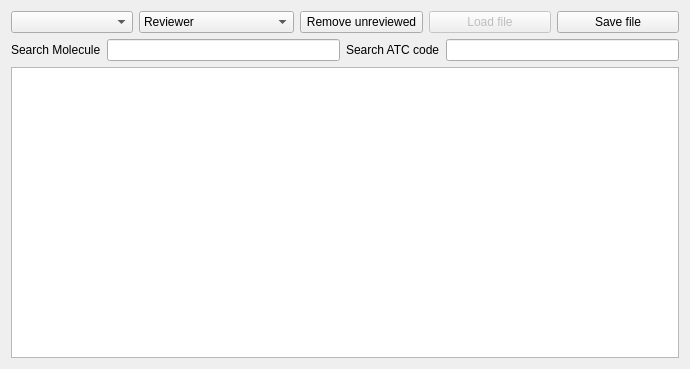
<?xml version="1.0" encoding="UTF-8"?>
<ui version="4.0">
 <class>DrugsDbCreator::MoleculeLinkerWidget</class>
 <widget class="QWidget" name="DrugsDbCreator::MoleculeLinkerWidget">
  <property name="geometry">
   <rect>
    <x>0</x>
    <y>0</y>
    <width>690</width>
    <height>369</height>
   </rect>
  </property>
  <property name="windowTitle">
   <string>Form</string>
  </property>
  <layout class="QGridLayout" name="gridLayout">
   <item row="0" column="0">
    <layout class="QHBoxLayout" name="horizontalLayout">
     <item>
      <widget class="QComboBox" name="availableDrugsDb"/>
     </item>
     <item>
      <widget class="QComboBox" name="reveiwers">
       <item>
        <property name="text">
         <string>Reviewer</string>
        </property>
       </item>
       <item>
        <property name="text">
         <string>Eric Maeker, MD (FR)</string>
        </property>
       </item>
       <item>
        <property name="text">
         <string>Jim Busser, MD (CA)</string>
        </property>
       </item>
       <item>
        <property name="text">
         <string>Graham Chui, MD (NZ)</string>
        </property>
       </item>
      </widget>
     </item>
     <item>
      <widget class="QPushButton" name="removeUnreviewed">
       <property name="text">
        <string>Remove unreviewed</string>
       </property>
      </widget>
     </item>
     <item>
      <widget class="QPushButton" name="pushButton">
       <property name="enabled">
        <bool>false</bool>
       </property>
       <property name="text">
        <string>Load file</string>
       </property>
      </widget>
     </item>
     <item>
      <widget class="QPushButton" name="saveButton">
       <property name="text">
        <string>Save file</string>
       </property>
      </widget>
     </item>
    </layout>
   </item>
   <item row="3" column="0">
    <widget class="QTableView" name="tableView">
     <property name="verticalScrollMode">
      <enum>QAbstractItemView::ScrollPerPixel</enum>
     </property>
     <property name="horizontalScrollMode">
      <enum>QAbstractItemView::ScrollPerPixel</enum>
     </property>
    </widget>
   </item>
   <item row="1" column="0">
    <layout class="QHBoxLayout" name="horizontalLayout_2">
     <item>
      <widget class="QLabel" name="label">
       <property name="text">
        <string>Search Molecule</string>
       </property>
      </widget>
     </item>
     <item>
      <widget class="QLineEdit" name="searchMol"/>
     </item>
     <item>
      <widget class="QLabel" name="label_2">
       <property name="text">
        <string>Search ATC code</string>
       </property>
      </widget>
     </item>
     <item>
      <widget class="QLineEdit" name="searchATC"/>
     </item>
    </layout>
   </item>
  </layout>
 </widget>
 <resources/>
 <connections/>
</ui>
